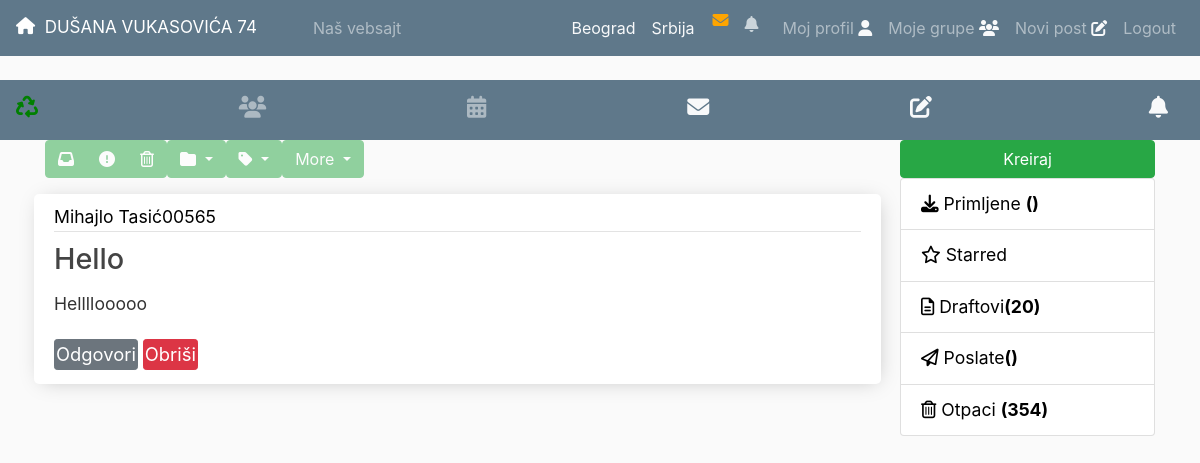
/messages/3 (signed in), run on the app's committed database.
### users/models.py (models this page shows, shortened)
class Ulaz(models.Model):
    Grad = models.ForeignKey(
        Grad, on_delete=models.SET_NULL, related_name="ulazi", null=True
    )
    Opština = models.ForeignKey(
        Opština, on_delete=models.SET_NULL, related_name="ulazi", null=True
    )
    Ulica_i_broj = models.CharField(max_length=100)
    website = models.URLField(default="https://www.b92.net/")
    papir_box_full = models.BooleanField(default=False)
    cep_box_full = models.BooleanField(default=False)
    cep_box_filled_date = models.FloatField(null=True, blank=True)
    city = models.CharField(max_length=255, default='Belgrade')
    location = PlainLocationField(
        based_fields=['city'], zoom=10, null=True, blank=True
    )
    class Meta:
        verbose_name_plural = "Ulazi"

class CustomUser(AbstractUser):
    username_validator = MyValidator()
    username = models.CharField(
        _('username'),
        max_length=150,
        unique=True,
        help_text=_(
            'Required. 150 characters or fewer.'
            'Letters, digits and @/./ /-/_ only.'
        ),
        validators=[username_validator],
        error_messages={
            'unique': _("A user with that username already exists."),
        },
    )
    is_director = models.BooleanField(default=False)
    Grad = models.CharField(max_length=100)
    Opština = models.CharField(max_length=25)
    Ulica_i_broj = models.CharField(max_length=100)
    Broj_stana = models.CharField(max_length=25)
    Ulaz = models.ForeignKey(
        Ulaz, on_delete=models.CASCADE, null=True, blank=True
    )
    upravnik_id = models.CharField(max_length=25, null=True, blank=True)
    liked_posts = models.ManyToManyField("home.Post", related_name="user_likes")

### messaging/models.py (models this page shows)
class MessageForUpravnik(models.Model):
    sender = models.ForeignKey(CustomUser, on_delete=models.CASCADE, related_name="message_sender", null=True)
    receiver = models.ForeignKey(CustomUser, on_delete=models.CASCADE, related_name="message_receiver", null=True)
    title = models.CharField(max_length=200, null=True)
    content = models.TextField(null=True)
    seen = models.BooleanField(default=False)
    read = models.BooleanField(default=False)

### messaging/views.py (the view, shortened to what this page needs)
# urls.py: path('messages/<int:pk>', MsgDetailView.as_view(), name="msg-detail"),
class MsgDetailView(DetailView):
    model = MessageForUpravnik
    template_name = 'messaging/msg_detail.html'
    def get_context_data(self, **kwargs):
        context = super(MsgDetailView, self).get_context_data(**kwargs)
        if self.request.user.is_director == False:
            context["upravnik"] = Upravnik.objects.get(ulaz=self.request.user.Ulaz)
            context["ulaz"] = self.request.user.Ulaz.Ulica_i_broj
            context["website"] = self.request.user.Ulaz.website
        msg = get_object_or_404(MessageForUpravnik, pk = self.kwargs['pk'])
        if msg:
            msg.read = True
            msg.save()
        context['msg'] = msg
        context['form'] = MessageReplyForm()
        return context

### messaging/templates/messaging/msg_detail.html (shortened to what this page needs)
{% extends 'messaging/messages.html' %}
{% load crispy_forms_tags %}
{% block messages-inner %}
	<article class="media content-section w-100 mt-3 ml-1 mr-1 mb-3">
	  <div class="media-body">
	    <div class="article-metadata">
	       <a class="mr-2" href="#">{{ msg.sender.username }}</a>
	    </div>
	    <h2 class="article-title">{{ msg.title }}</h2>
	    <p class="article-content">{{ msg.content }}</p>
		<div>
	      <a class="btn btn-secondary btn-sm mt-1 mb-1" href="#" id="reply">Odgovori</a>
	      <a class="btn btn-danger btn-sm mt-1 mb-1" href="{% url 'msg-delete' msg.id %}">Obriši</a>
	    </div>
	  </div>
	</article>
{% endblock messages-inner %}

### home/templates/home/base.html (shortened to what this page needs)
<!DOCTYPE html>
<html>
{% load pwa %}
{% load static %}
<head>
    <link rel="stylesheet" href="https://stackpath.bootstrapcdn.com/bootstrap/4.5.2/css/bootstrap.min.css">
    <link rel="stylesheet" href="https://unpkg.com/leaflet@1.6.0/dist/leaflet.css"
/>
    <link href='https://api.mapbox.com/mapbox.js/plugins/leaflet-fullscreen/v1.0.1/leaflet.fullscreen.css' rel='stylesheet' />
    <link rel="stylesheet" type="text/css" href="{% static 'home/main.css' %}">
</head>
{% if user.is_authenticated %}
    <body id="body-auth">
{% else%}
    <body>
{% endif %}
	  <nav class="navbar navbar-expand-md navbar-dark bg-steel fixed-top">
	     {% if user.is_authenticated %}
	         {% if 'papir' in request.path %}
	              <a class="navbar-brand mr-5" href="/" style="font-size: 17px; margin-left: auto;">ZS</a>
	          {% else %}
    	          {% if not user.profile.is_organisation %}
    	              {% if not user.is_director %}
    	                  <a class="navbar-brand mr-5" href="{% url 'app-home' %}" style="font-size: 17px; margin-left: auto;">
    	                      <i class="fas fa-home"style="position: relative; bottom: 1px;"></i>&nbsp; {{ ulaz }}
    	                  </a>
    	              {% else %}
    	                  <a class="navbar-brand mr-5" href="{% url 'app-home' %}" style="font-size: 17px; margin-left: auto;">Početna</a>
    	              {% endif %}
    	          {% endif %}
	         {% endif %}
	      {% else %}
	          <a class="navbar-brand mr-5" href="/" style="font-size: 17px; margin-left: auto;">ZS</a>
	      {% endif %}
	      <div class="collapse navbar-collapse" id="navbarToggle">
    	      <ul class="navbar-nav">
    	          {% if user.is_authenticated %}
    	        	  {% if not user.profile.is_organisation %}
    	                 <li class="nav-item">
    	                    <a class="nav-link" href="{{ website }}">Naš vebsajt</a>
    	                </li>
    	              {% endif %}
    	          {% endif %}
    	     </ul>
    	     <ul id="nav-righ" class="navbar-nav ml-auto">
    	        {% if user.is_authenticated %}
    	        <li class="nav-item text-light">
                      <a href="#" class="text-light nav-link">Beograd</a>
                  </li>
                  <li class="nav-item ">
                      <a href="#" class="text-light nav-link" style="margin-right: 10px;">Srbija</a>
                  </li>
    	        <li id="inbox-item" class="nav-item">
                      <a href="{% url 'message-list' %}"><i id="envelope-icon" class="fas fa-envelope" style="color: orange;"></i></a>
                  </li>
                  <li class="nav-item">
                      <a href="{% url 'event-list' %}">
                    	  <i id="bell-icon" class="fas fa-bell">
                    	  </i>
                	  </a>
                  </li>
    	        	{% if not user.profile.is_organisation %}
        	        	<li class="nav-item">
        	        	    <a class="nav-link" href="{% url 'profile' %}">Moj profil <i class="fas fa-user text-light"></i></a>
        	        	</li>
        	        	<li class="nav-item">
        	        	    <a class="nav-link" href="{% url 'profile' %}">Moje grupe <i class="fas fa-users text-light"></i></a>
        	        	</li>
        	        	{% if not user.is_director %}
            	        	<li class="nav-item">
            	        	 <a class="nav-link" href="{% url 'post-create' %}">Novi post <i class="fas fa-edit text-light"></i></a>
            	        	</li>
            	        {% endif %}
    	        	{% endif %}
    	        	<li class="nav-item">
    	        	    <a class="nav-link" href="{% url 'logout' %}">Logout</a>
    	        	</li>
    	        {% endif %}
    	        </ul>
	        </div>
	  </nav>
	{% if user.is_authenticated %}
	    <ul id="between" class="nav justify-content-between" style="height: 60px; background-color: #5f788a; padding-top: 6px;">
          <li class="nav-item">
            <a class="nav-link" href="{% url 'app-reciklaza' %}"><i class="fas fa-recycle fa-lg"></i><span class="sr-only">(current)</span></a>
          </li>
           <li class="nav-item" style="pointer-events: none; opacity: 0.5;">
            <a class="nav-link" href="#"><i class="fas fa-users fa-lg text-light"></i></a>
          </li>
          <li class="nav-item" style="pointer-events: none; opacity: 0.5;">
            <a class="nav-link" href="#"><i class="fas fa-calendar-alt fa-lg text-light"></i></a>
          </li>
          <li class="nav-item">
            <a class="nav-link" href="{% url 'message-list' %}"><i class="fas fa-envelope fa-lg text-light" onclick="markSeen()"></i></a>
          </li>
          <li class="nav-item">
            <a class="nav-link" href="{% url 'post-create' %}"><i class="fas fa-edit fa-lg text-light"></i></a>
          </li>
          <li class="nav-item">
            <a class="nav-link" href="{% url 'event-list' %}"><i class="fas fa-bell fa-lg text-light"></i></a>
          </li>
    </ul>
    {% endif %}
    {% block messages %}
    {% endblock messages %}
</body>
</html>

### home/static/home/main.css (style rules this page uses)
body { background: #fafafa; color: #333333; margin-top: 5rem; font-size: 1.1rem; }
h1, h2, h3, h4, h5, h6 { color: #444444; }
h2 { font-size: 1.8rem; line-height: 1.6; }
a { text-decoration: none !important; color: black; }
ul { margin: 0; list-style: none; }
ul li { color: #818182; }
.fa-bell { color: #cbd5db; padding: .5rem 1rem; }
.fa-recycle { color: green; }
.btn-group-sm>.btn, .btn-sm { padding: 1px; }
#navbarToggle { font-size: 16px; }
.mb-1 { font-size: 1.15rem; }
.bg-steel { background-color: #5f788a; }
.content-section { background: #ffffff; padding: 10px 20px; border: 0px solid #dddddd; border-radius: 5px; margin-bottom: 20px; -webkit-box-shadow: 2px 2px 20px -6px rgba(0,0,0,0.25); -moz-box-shadow: 2px 2px 20px -6px rgba(0,0,0,0.25); box-shadow: 2px 2px 20px -6px rgba(0,0,0,0.25); }
.article-title { color: #444444; }
.article-content { white-space: pre-line; line-height: 1.6; }
.article-metadata { padding-bottom: 1px; margin-bottom: 4px; border-bottom: 1px solid #e3e3e3 }

### data on the page
Ulaz: Ulica_i_broj "DUŠANA VUKASOVIĆA 74"
MessageForUpravnik: sender.username "Mihajlo Tasić00565", title "Hello", content "Hellllooooo"
